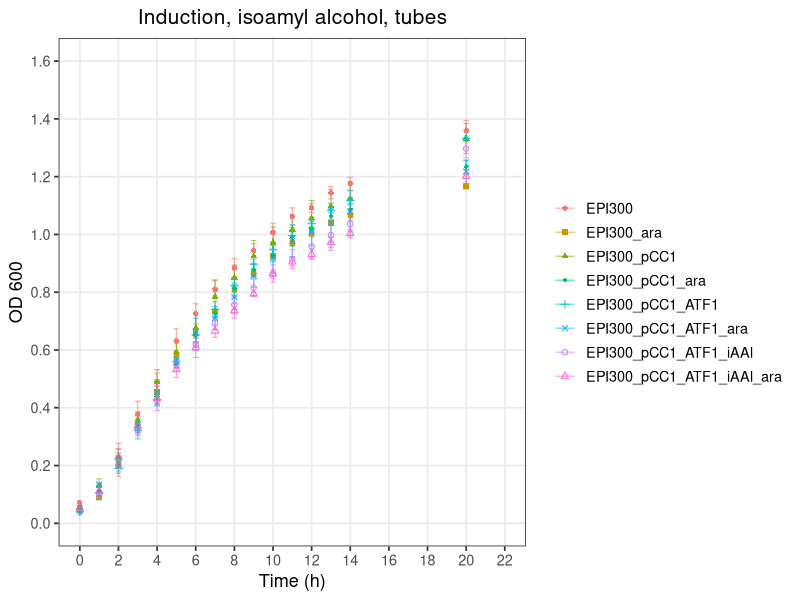
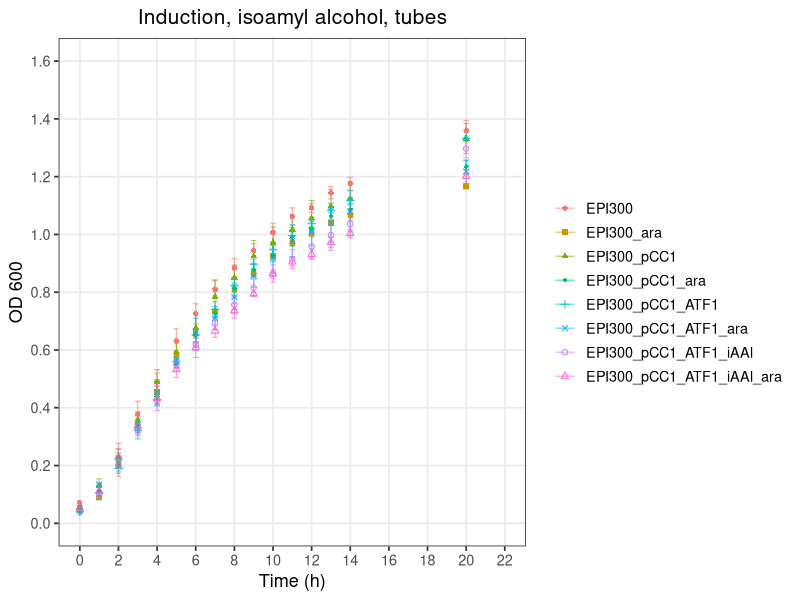

The R script that drew these images, in order:
# ============================================================
# Plot: Induction, isoamyl alcohol (OD600 vs Time)
# ============================================================

library(tidyverse)

# ---- 1. Read the raw CSV --------------------------------------------------
# The file has a 2-row header:
#   Row 1: strain names (merged across Avg/SD column pairs)
#   Row 2: "Avg" / "SD" labels
# We read both header rows manually, then build clean column names.

raw <- read_csv("Arab_Induction.csv", col_names = FALSE, skip = 2,
                show_col_types = FALSE)

header1 <- read_csv("Arab_Induction.csv", col_names = FALSE, n_max = 1,
                    show_col_types = FALSE) |> unlist(use.names = FALSE)
header2 <- read_csv("Arab_Induction.csv", col_names = FALSE, skip = 1, n_max = 1,
                    show_col_types = FALSE) |> unlist(use.names = FALSE)

# Forward-fill the strain names across their Avg/SD column pair
strain_names <- header1
for (i in seq_along(strain_names)) {
  if (is.na(strain_names[i]) && i > 1) strain_names[i] <- strain_names[i - 1]
}

# Drop fully empty trailing columns
keep <- !is.na(header2) | seq_along(header2) == 1
raw         <- raw[, keep]
strain_names <- strain_names[keep]
header2      <- header2[keep]

# Build final column names: "Time", "<strain>_Avg", "<strain>_SD"
col_names <- c("Time",
               paste0(strain_names[-1], "_", header2[-1]))
colnames(raw) <- col_names

# ---- 2. Reshape to long format (Avg + SD, for plotting with error bars) ---
strains <- unique(strain_names[-1])

df_long <- raw |>
  pivot_longer(
    cols = -Time,
    names_to = c("Strain", ".value"),
    names_pattern = "(.*)_(Avg|SD)"
  ) |>
  rename(OD600 = Avg) |>
  mutate(Strain = factor(Strain, levels = strains))

# ---- 3. Plot ---------------------------------------------------------------
# 8 visually distinct shapes (mix of filled/open so they're tellable apart
# even without color): circle, square, triangle, diamond, plus, x, open circle, open triangle
shape_values <- c(16, 15, 17, 18, 3, 4, 1, 2)

p <- ggplot(df_long, aes(x = Time, y = OD600, color = Strain, shape = Strain)) +
  geom_errorbar(aes(ymin = OD600 - SD, ymax = OD600 + SD), width = 0.3,
                linewidth = 0.4, alpha = 0.6) +
  geom_point(size = 1.5) +
  scale_shape_manual(values = shape_values) +
  scale_x_continuous(breaks = seq(0, 22, by = 2), limits = c(0, 22)) +
  scale_y_continuous(breaks = seq(0, 1.6, by = 0.2), limits = c(0, 1.6)) +
  labs(
    title = "Induction, isoamyl alcohol, tubes",
    x = "Time (h)",
    y = "OD 600",
    color = NULL,
    shape = NULL
  ) +
  theme_bw(base_size = 13) +
  theme(
    panel.grid.minor = element_blank(),
    plot.title = element_text(hjust = 0.5, size = 15),
    legend.key = element_blank()
  )

print(p)

ggsave("Induction_Combined_T.png", p, width = 9, height = 5, dpi = 300)
